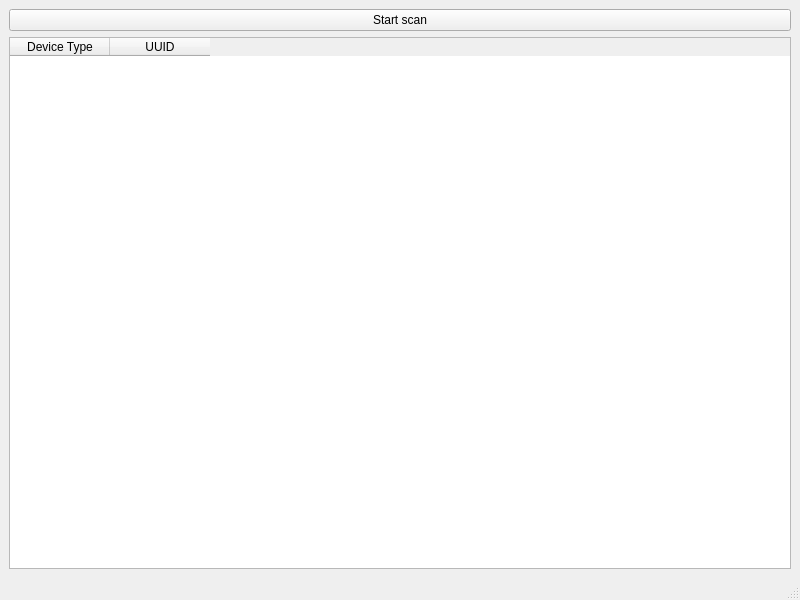
<?xml version="1.0" encoding="UTF-8"?>
<ui version="4.0">
 <class>MainWindow</class>
 <widget class="QMainWindow" name="MainWindow">
  <property name="geometry">
   <rect>
    <x>0</x>
    <y>0</y>
    <width>800</width>
    <height>600</height>
   </rect>
  </property>
  <property name="windowTitle">
   <string>MainWindow</string>
  </property>
  <widget class="QWidget" name="centralwidget">
   <layout class="QHBoxLayout" name="horizontalLayout">
    <item>
     <layout class="QGridLayout" name="gridLayout">
      <item row="0" column="0">
       <widget class="QPushButton" name="pushButton">
        <property name="text">
         <string>Start scan</string>
        </property>
       </widget>
      </item>
      <item row="1" column="0">
       <widget class="QTableWidget" name="tableWidget">
        <property name="columnCount">
         <number>2</number>
        </property>
        <column>
         <property name="text">
          <string>Device Type</string>
         </property>
        </column>
        <column>
         <property name="text">
          <string>UUID</string>
         </property>
        </column>
       </widget>
      </item>
     </layout>
    </item>
   </layout>
  </widget>
  <widget class="QMenuBar" name="menubar">
   <property name="geometry">
    <rect>
     <x>0</x>
     <y>0</y>
     <width>800</width>
     <height>30</height>
    </rect>
   </property>
  </widget>
  <widget class="QStatusBar" name="statusbar"/>
 </widget>
 <resources/>
 <connections/>
</ui>
